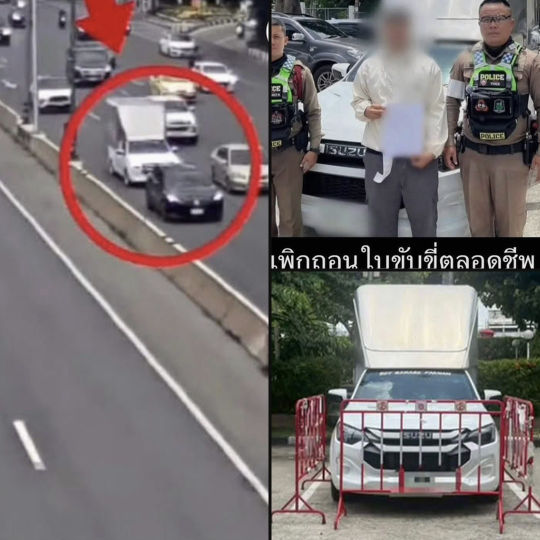
#> input picture test_1_2.jpg, 1080 x 1080 px (shown at 1/2 size)
$ python -i composer.py   (imports and definitions only)
#> lines starting #> are read from the running program, lines starting #| are printed output that depends on the picture
"""
Composes sub-images into Facebook-style collage layouts.

Output always 1080×1080 px.
Left panel ≥ 55% canvas width. Right photos always SQUARE.
All photos are inset by BORDER px on every edge (same as GAP width).
"""

from typing import Optional, List, Tuple
from PIL import Image

CANVAS_SIZE  = (1080, 1080)
GAP          = 6    # gap between photos
BORDER       = 6    # outer white border (same thickness as inner gaps)
BG           = (255, 255, 255)
MIN_LEFT_PCT = 0.55

Offset = Tuple[float, float]


# ── Public API ────────────────────────────────────────────────────────────────

def compose(
    sub_images: List[Image.Image],
    layout: str = "1+3",
    respect_order: bool = False,
    offsets: Optional[List[Offset]] = None,
) -> Image.Image:
    if len(sub_images) < 2:
        raise ValueError("Need at least 2 sub-images.")

    ranked = list(sub_images) if respect_order else \
             sorted(sub_images, key=lambda i: i.width * i.height, reverse=True)

    fn = {
        "1+2": lambda r: _left_right(r, right_n=2, offsets=offsets),
        "1+3": lambda r: _left_right(r, right_n=3, offsets=offsets),
        "2+3": lambda r: _two_three(r, offsets=offsets),
    }.get(layout, lambda r: _left_right(r, right_n=3, offsets=offsets))

    return fn(ranked)


# ── Layout builders ───────────────────────────────────────────────────────────

# [164 lines left out: functions _left_right, _two_three, get_slot_layout, compose_direct, _contain, _fit, not called in this run]

>>> import cv2
>>> picture = cv2.imread('test_1_2.jpg', cv2.IMREAD_GRAYSCALE)
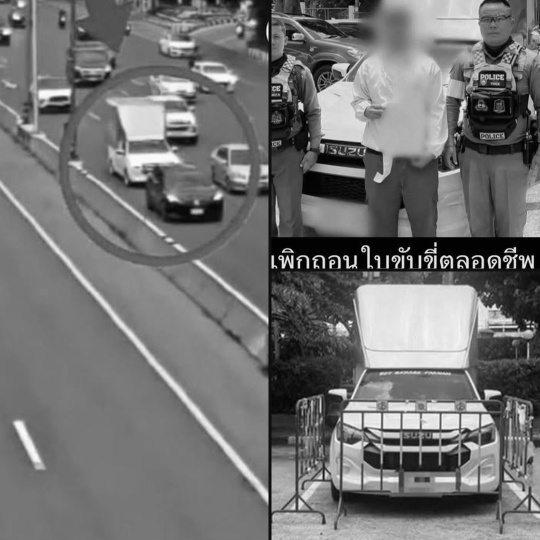
#> picture: shape (1080, 1080) (shown at 1/2 size); min 0, max 255, mean 114.7
>>> result = compose(picture)
#> (the run stopped early here; a loop or call above may not have finished)

$ run again, on test_1_3.jpg
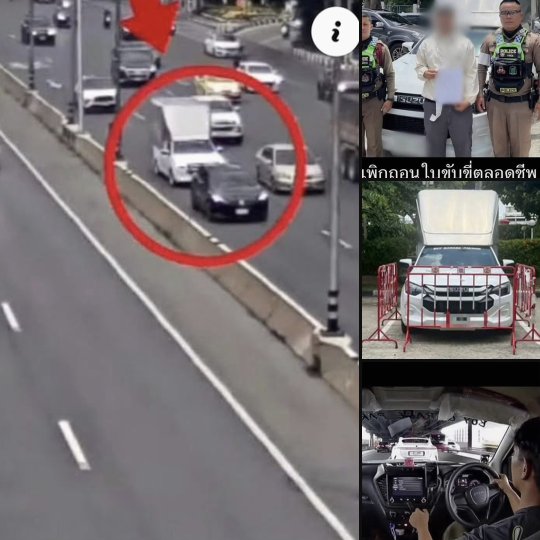
#> input picture test_1_3.jpg, 1080 x 1080 px (shown at 1/2 size)
#> `picture = cv2.imread('test_1_2.jpg', cv2.IMREAD_GRAYSCALE)`:
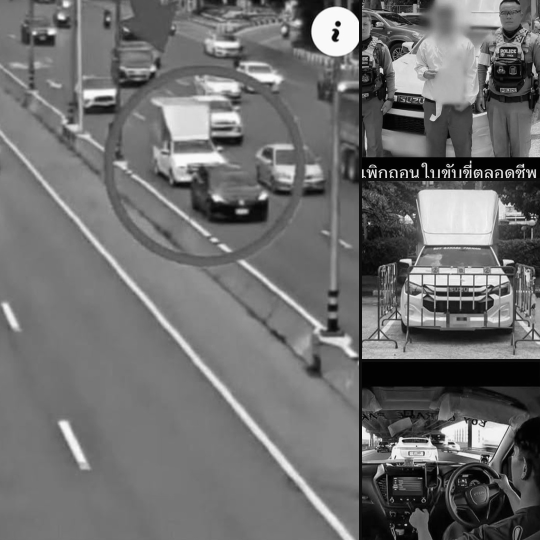
#> picture: shape (1080, 1080) (shown at 1/2 size); min 0, max 255, mean 110.7

$ run again, on test_1_4.jpg
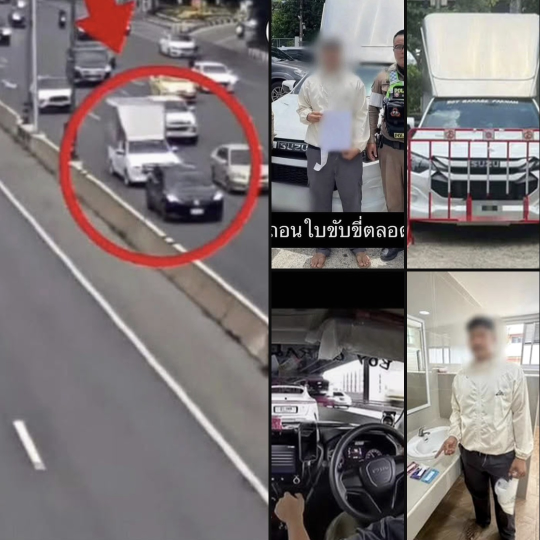
#> input picture test_1_4.jpg, 1080 x 1080 px (shown at 1/2 size)
#> `picture = cv2.imread('test_1_2.jpg', cv2.IMREAD_GRAYSCALE)`:
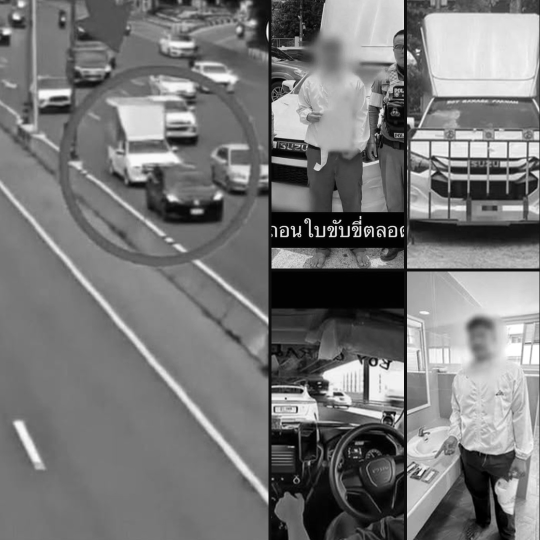
#> picture: shape (1080, 1080) (shown at 1/2 size); min 0, max 255, mean 119.8

$ run again, on test_2_3.jpg
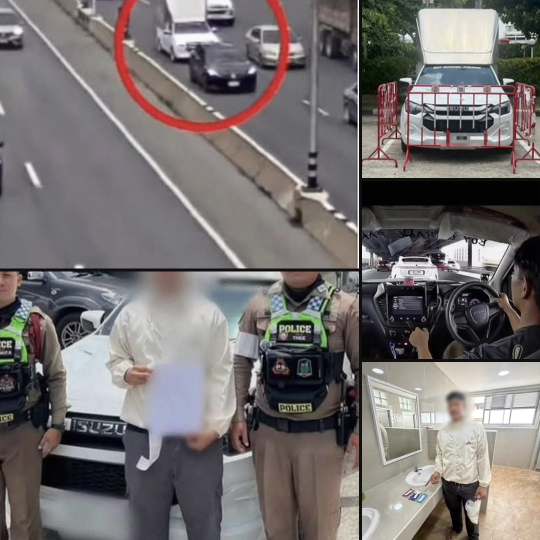
#> input picture test_2_3.jpg, 1080 x 1080 px (shown at 1/2 size)
#> `picture = cv2.imread('test_1_2.jpg', cv2.IMREAD_GRAYSCALE)`:
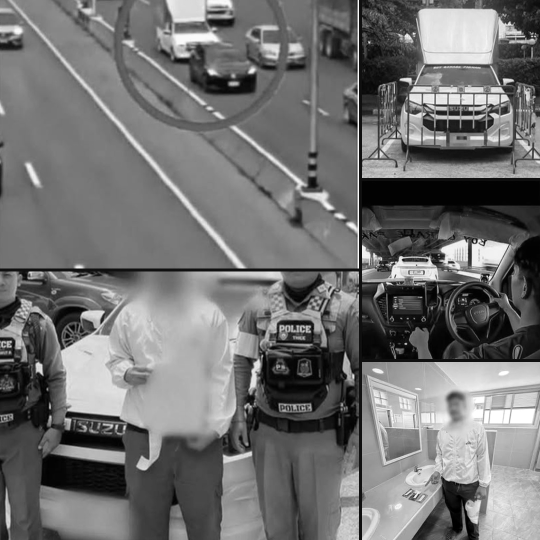
#> picture: shape (1080, 1080) (shown at 1/2 size); min 0, max 255, mean 113.6
